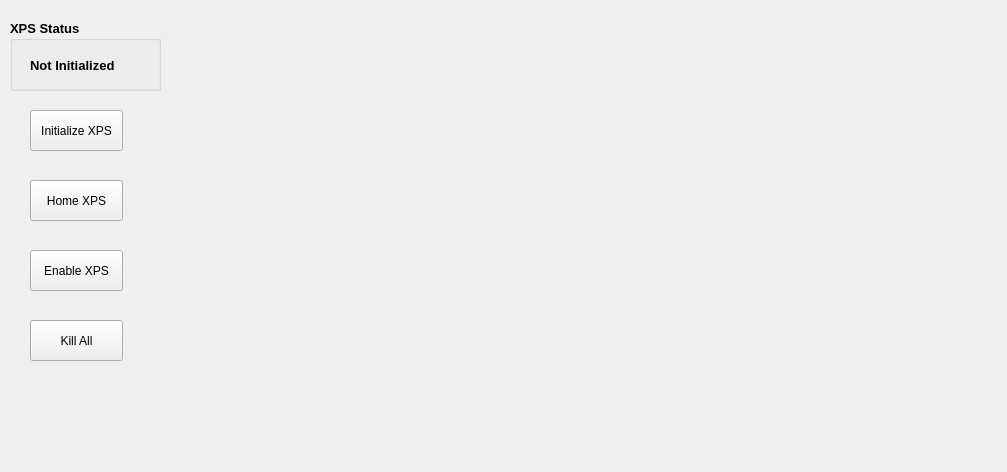
<?xml version="1.0" encoding="UTF-8"?>
<ui version="4.0">
 <class>Form</class>
 <widget class="QWidget" name="Form">
  <property name="geometry">
   <rect>
    <x>0</x>
    <y>0</y>
    <width>1007</width>
    <height>472</height>
   </rect>
  </property>
  <property name="windowTitle">
   <string>Form</string>
  </property>
  <widget class="QGroupBox" name="XPSstatus">
   <property name="geometry">
    <rect>
     <x>10</x>
     <y>20</y>
     <width>151</width>
     <height>71</height>
    </rect>
   </property>
   <property name="font">
    <font>
     <pointsize>10</pointsize>
     <weight>75</weight>
     <bold>true</bold>
    </font>
   </property>
   <property name="title">
    <string>XPS Status</string>
   </property>
   <widget class="QLabel" name="XPSstatusLabel">
    <property name="geometry">
     <rect>
      <x>20</x>
      <y>30</y>
      <width>121</width>
      <height>31</height>
     </rect>
    </property>
    <property name="text">
     <string>Not Initialized</string>
    </property>
   </widget>
  </widget>
  <widget class="QPushButton" name="InitializeXPS">
   <property name="geometry">
    <rect>
     <x>30</x>
     <y>110</y>
     <width>93</width>
     <height>41</height>
    </rect>
   </property>
   <property name="text">
    <string>Initialize XPS</string>
   </property>
  </widget>
  <widget class="QPushButton" name="HomeXPS">
   <property name="geometry">
    <rect>
     <x>30</x>
     <y>180</y>
     <width>93</width>
     <height>41</height>
    </rect>
   </property>
   <property name="text">
    <string>Home XPS</string>
   </property>
  </widget>
  <widget class="QPushButton" name="EnableDisableXPS">
   <property name="geometry">
    <rect>
     <x>30</x>
     <y>250</y>
     <width>93</width>
     <height>41</height>
    </rect>
   </property>
   <property name="text">
    <string>Enable XPS</string>
   </property>
  </widget>
  <widget class="QPushButton" name="KillAll">
   <property name="geometry">
    <rect>
     <x>30</x>
     <y>320</y>
     <width>93</width>
     <height>41</height>
    </rect>
   </property>
   <property name="text">
    <string>Kill All</string>
   </property>
  </widget>
  <widget class="singleAxisControl" name="widget_X" native="true">
   <property name="geometry">
    <rect>
     <x>169</x>
     <y>30</y>
     <width>261</width>
     <height>411</height>
    </rect>
   </property>
  </widget>
  <widget class="singleAxisControl" name="widget_Y" native="true">
   <property name="geometry">
    <rect>
     <x>440</x>
     <y>30</y>
     <width>261</width>
     <height>411</height>
    </rect>
   </property>
  </widget>
  <widget class="singleAxisControl" name="widget_Z" native="true">
   <property name="geometry">
    <rect>
     <x>710</x>
     <y>30</y>
     <width>261</width>
     <height>411</height>
    </rect>
   </property>
  </widget>
 </widget>
 <customwidgets>
  <customwidget>
   <class>singleAxisControl</class>
   <extends>QWidget</extends>
   <header>singleAxisControl</header>
   <container>1</container>
  </customwidget>
 </customwidgets>
 <resources/>
 <connections/>
</ui>
